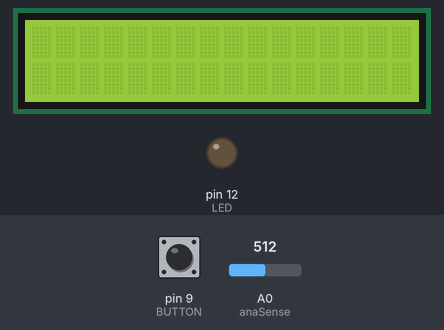
Recording of a sketch running on a simulated Arduino Uno, built with avr-gcc and run on an emulated ATmega328P. On the bench: 16×2 character LCD, output pins drawn as LEDs (lit = HIGH). Inputs (shaded band) come from the test bench; at power-on: pin 9 (BUTTON) LOW, A0 (anaSense) = 512. What the sketch prints to the serial monitor is not drawn.

Above: at 1.2 s.
1.3 s: pin 9 (BUTTON) pulled HIGH for 0.15 s
At 2.9 s:
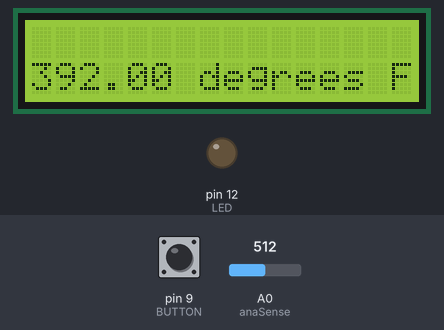
3.8 s: pin 9 (BUTTON) pulled HIGH for 3.2 s
At 4.1 s:
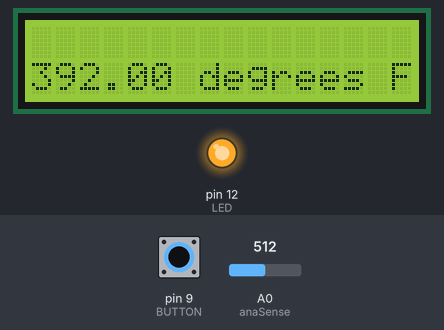
Timing chart, 0 to 9.3 s (numbered marks = the images above; inputs shaded):
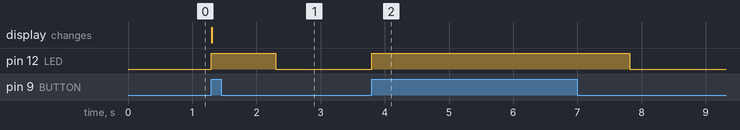

The sketch:

MessingWithLED.ino
```cpp
#include <LiquidCrystal.h>

int LED = 12;
int BUTTON = 9;
int anaSense = 0;

LiquidCrystal lcd(11, 10, 5, 4, 3, 2);

void setup() {
  Serial.begin(9600);

  lcd.begin(16,2);

  pinMode(LED, OUTPUT);
  pinMode(BUTTON, INPUT);
}

void loop() {
  lcd.setCursor(0,1);
  int reading = analogRead(anaSense);

  if(digitalRead(BUTTON) == HIGH)
  {
  digitalWrite(LED, HIGH);

  float voltage = reading * 5.0;
 voltage /= 1024.0;

 // print out the voltage
 Serial.print(voltage);
 Serial.println(" volts");

 // now print out the temperature
 float temperatureC = (voltage - 0.5) * 100 ;  //converting from 10 mv per degree wit 500 mV offset
                                               //to degrees ((voltage - 500mV) times 100)

 // now convert to Fahrenheit
 float temperatureF = (temperatureC * 9.0 / 5.0) + 32.0;
 lcd.print(temperatureF);
 lcd.println(" degrees F");
 delay(1000);
  }
  else
  {
  digitalWrite(LED,LOW);
  }

}
```

Measured:
- after the input at 1.3 s, pin 12 (LED): LOW → HIGH at once, → LOW 1.0 s later; the display: changes at once (image 1)
- after the input at 3.8 s, pin 12 (LED): LOW → HIGH at once, → LOW 4.0 s later
